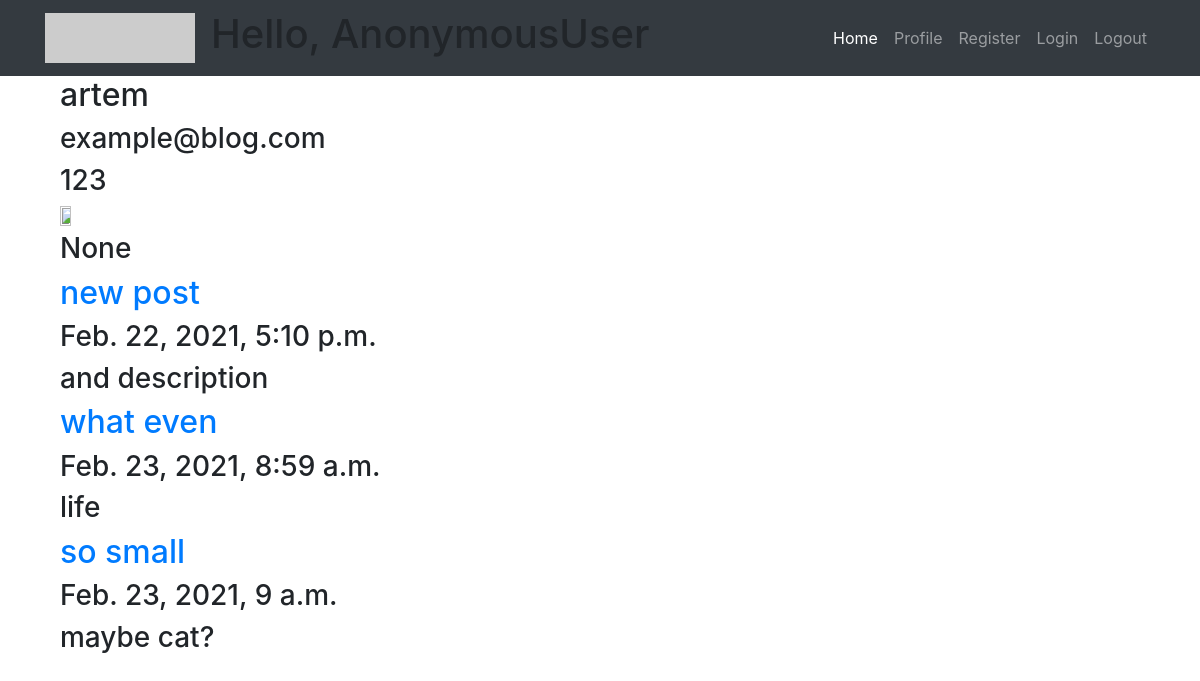
Page /blog/user/artem on the committed database.
### BlogApp/models.py (models this page shows, shortened)
class Guest(models.Model):
    user = models.OneToOneField(User, null=True, blank=True, on_delete=models.CASCADE)
    name = models.CharField(max_length=200, null=True)  # should be unique
    date_created = models.DateTimeField(auto_now_add=True, null=True)
    email = models.EmailField(default='example@blog.com')  # can't change
    phone = models.IntegerField(blank=True, default=111111)
    profile_picture = models.ImageField(null=True, blank=True)
    skype = models.CharField(max_length=50, null=True, blank=True)
    def __str__(self):
        return self.name

class Post(models.Model):
    name = models.CharField(max_length=200, default='Untitled')
    creation_date = models.DateTimeField(auto_now_add=True, null=True)
    text = models.TextField()
    description = models.TextField(max_length=200)
    user = models.ForeignKey(Guest, on_delete=models.SET_NULL, null=True)

### BlogApp/views.py (the view)
# urls.py: path('user/<str:pk>', views.profile, name='profile'),
def profile(request, pk):
    user = Guest.objects.get(name=pk)
    posts = Post.objects.filter(user=user)
    context = {'posts': posts, 'user': user}
    return render(request, 'Blog/profile.html', context)

### templates/Blog/profile.html
{% extends 'Blog/base.html' %}
{% block content %}
    {% load static %}
<div class="container">
    <h2>{{ user.name }}</h2>
    <h3>{{ user.email }}</h3>
    <h3>{{ user.phone }}</h3>
    <img src="{% static '/images/violet.jpg' %}" width="10%" height="10%">
    <h3>{{ user.skype }}</h3>
</div>
    {% for post in posts %}
    <div class="container">
        <h2><a href="{% url 'Blog:post' post.id %}">{{ post.name }}</a></h2>
        <h3>{{ post.creation_date }}</h3>
        <h3>{{ post.description }}</h3>
    </div>
    {% endfor %}
{% endblock %}

### rows in the picture
Guest: name "artem", email "example@blog.com", phone "123", skype "None"
Post: name "new post", creation_date "Feb. 22, 2021, 5:10 p.m.", description "and description"
Post: name "what even", creation_date "Feb. 23, 2021, 8:59 a.m.", description "life"
Post: name "so small", creation_date "Feb. 23, 2021, 9 a.m.", description "maybe cat?"

### other values in the picture
{{ request.user }} "AnonymousUser"
